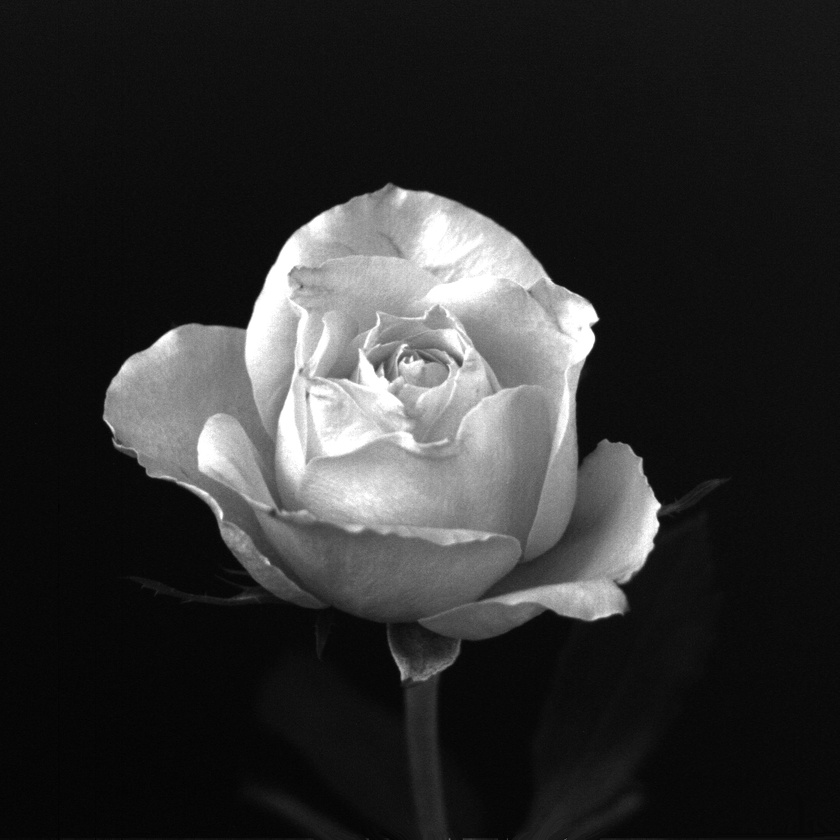
%> input picture Assignment_1/rose.jpg, 840 x 840 px, shrunk from 1024 x 1024 before the run
$ octave Assignment_1_grayscale.m   (GNU Octave 9; MATLAB toolbox functions it lacks are replaced by stand-ins)
%> lines starting %> are read from the running program, lines starting %| are printed output that depends on the picture
% Load the image
image = imread('rose.jpg');
%> image is the input picture: size 840x840 uint8; min 0, max 255, mean 46.8

% Convert to double for calculations
image_double = double(image);

% Change the gray levels
gray_128 = uint8(round(image_double * (128/256)));
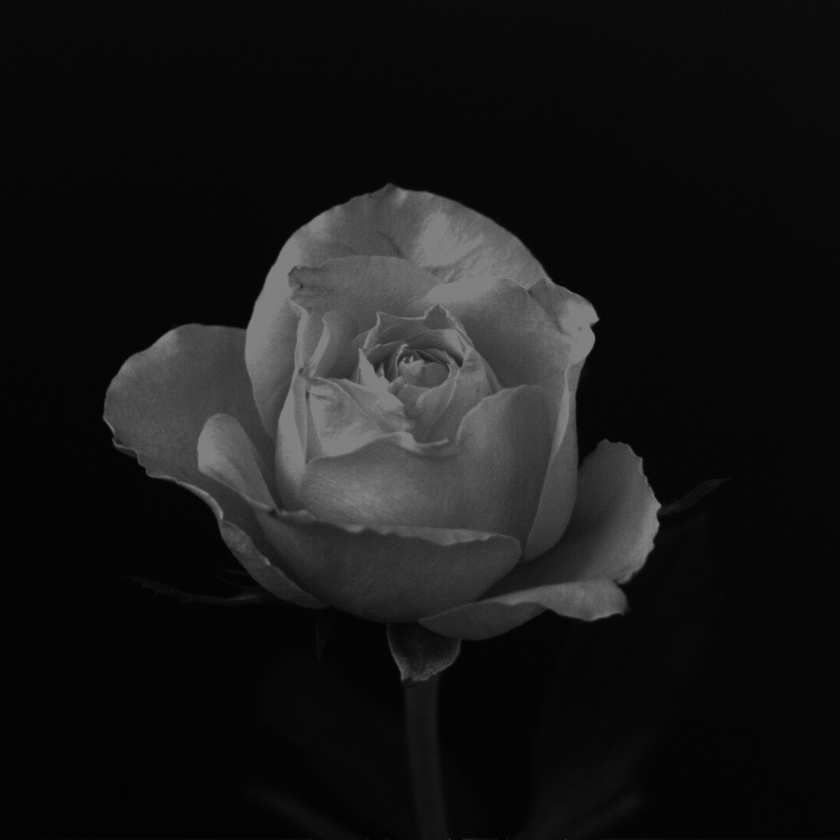
%> gray_128: size 840x840 uint8; min 0, max 128, mean 23.6
gray_64 = uint8(round(image_double * (64/256)));
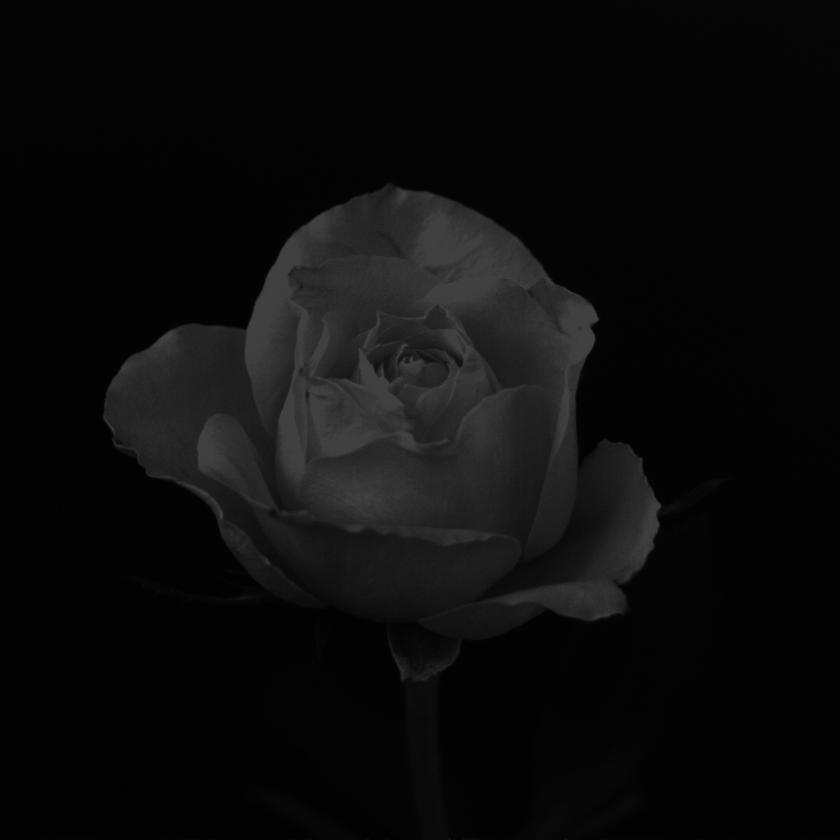
%> gray_64: size 840x840 uint8; min 0, max 64, mean 11.8
gray_32 = uint8(round(image_double * (32/256)));

% Display the images
figure;
subplot(2, 2, 1);
imshow(image);
title('Original Image');
subplot(2, 2, 2);
imshow(gray_128);
title('Gray Levels: 128');
subplot(2, 2, 3);
imshow(gray_64);
title('Gray Levels: 64');
subplot(2, 2, 4);
imshow(gray_32);
title('Gray Levels: 32');
sgtitle('Gray Levels');
